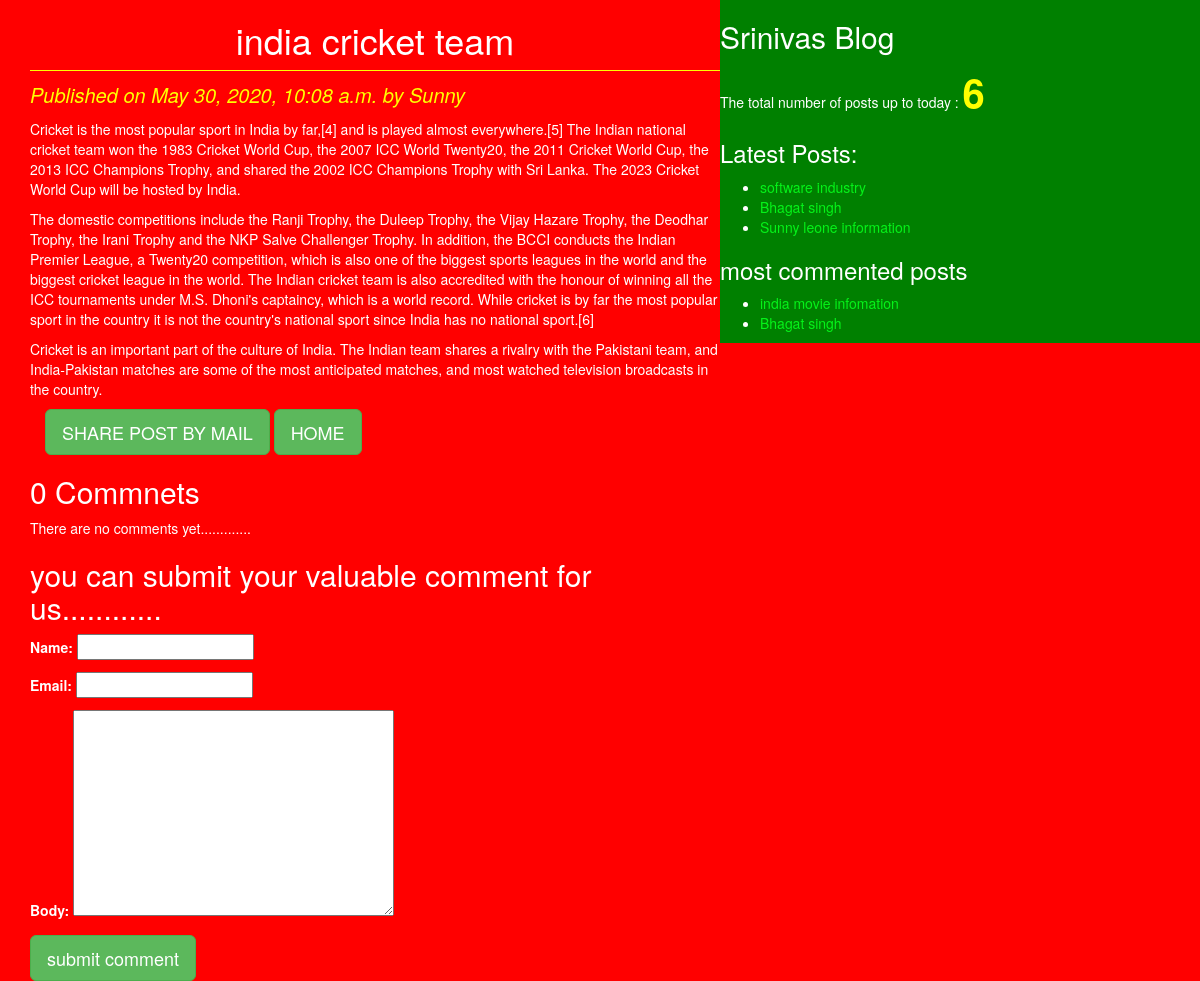
The page /2020/05/30/india-cricket-team/ on the database its author committed.
### blog/models.py (models this page shows, shortened)
class Post(models.Model):
    STATUS_CHOICES=(('draft','Draft'),('published','Published'))
    title=models.CharField(max_length=256)
    slug=models.SlugField(max_length=264,unique_for_date='publish')
    author=models.ForeignKey(User,related_name='blog_posts',on_delete=models.CASCADE)
    body=models.TextField(max_length=5000)
    publish=models.DateTimeField(default=timezone.now)
    created=models.DateTimeField(auto_now_add=True)
    updated=models.DateTimeField(auto_now=True)
    status=models.CharField(max_length=256,choices =STATUS_CHOICES,default='draft')
    objects=CustomManager()
    tags=TaggableManager()
    class Meta:
        ordering=('-publish',)
    def get_absoulte_url(self):
        return reverse('post_detail',args=[self.publish.year,self.publish.strftime('%m'),self.publish.strftime('%d'),self.slug])

### blog/views.py (the view)
# urls.py: url('(?P<year>\d{4})/(?P<month>\d{2})/(?P<day>\d{2})/(?P<post>[-\w]+)/$', views.post_detail_view,name='post_detail'),
def post_detail_view(request,year,month,day,post):
    post=get_object_or_404(Post,slug=post,status='published',publish__year=year,publish__month=month,publish__day=day)
    comments=post.comments.filter(active=True)
    csubmit=False
    if request.method=='POST':
        form=CommentForm(request.POST)
        if form.is_valid():
            new_comment=form.save(commit=False)
            new_comment.post=post
            new_comment.save()
            csubmit=True
    else:
        form=CommentForm()
    return render(request,'blog/post_detail.html',{'post':post,'form':form,'csubmit':csubmit,'comments':comments})

### blog/forms.py
class CommentForm(forms.ModelForm):
    class Meta:
        model=Comment
        fields=('name','email','body')

### blog/models.py (called while the page is built)
    def get_queryset(self):
        return super().get_queryset().filter(status='published')

### blog/templatetags/blog_tags.py (called while the page is built)
@register.simple_tag
def total_posts():
    return Post.objects.count()

@register.inclusion_tag('blog/latest_posts123.html')
def show_latest_posts():
    latest_posts=Post.objects.order_by('-publish')[:3]
    return {'latest_posts':latest_posts}

@register.simple_tag
def get_most_commented_posts():
    return Post.objects.annotate(total_comments=Count('comments')).order_by('-total_comments')[:2]

### templates/blog/post_detail.html (shortened to what this page needs)
<!DOCTYPE html>
{%extends 'blog/base.html'%}
{%block content%}
<h1>{{post.title}}</h1>
<p id='date'>Published on {{post.publish}} by {{post.author|title}}</p>
{{post.body|linebreaks}}
<div class="container" align="centers">
  <a href="/{{post.id}}/share" class="btn btn-lg btn-success">SHARE POST BY MAIL</a>
  <a href="/" class="btn btn-lg btn-success">HOME</a>
</div>
{% with comments.count as comments_count %}
<h2>{{comments_count}} Commnet{{comments_count|pluralize}}</h2>
{%endwith%}
{% if comments %}
{% for comment in  comments %}
<p id='ch'> comment  {{forloop.counter}} by {{comment.name}} on  {{comment.created}} </p>
<div class="cb">
  {{comment.body|linebreaks}}
</div>
{%endfor%}
<hr>
{%else%}
<p>There are no comments yet.............</p>
{%endif%}
{%if csubmit%}
<h2>Your comment added success................</h2>
{%else%}
<h2>you can submit your valuable comment for us............ </h2>
<form class="" action="" method="post">
  {{form.as_p}}
  <input type="submit" name="" class='btn btn-lg btn-success' value="submit comment">
</form>
{%endif%}
{%endblock%}

### templates/blog/base.html (shortened to what this page needs)
<!DOCTYPE html>
{%load blog_tags%}
{%load static%}
<html lang="en" dir="ltr">
  <head>
    <link rel="stylesheet" href="https://stackpath.bootstrapcdn.com/bootstrap/3.4.1/css/bootstrap.min.css">
<link rel="stylesheet" href="{%static "css/blog.css" %}">
  </head>
  <body>
<div class="content">
  {%block content%}
  {%endblock%}
</div>
<div class="sidebar">
  <h2>Srinivas Blog</h2>
  <p>The total number of posts up to today :
<span id="pcount">{%total_posts%}</span>
    </p>
    <h3>Latest Posts:</h3>{%show_latest_posts%}
    <h3>most commented posts</h3>
    {% get_most_commented_posts as most_commented_posts%}
    <ul>
      {% for post in most_commented_posts %}
      <li>  <a href="{{post.get_absoulte_url}}">{{post.title}} </a></li>
      {%endfor%}
    </ul>
</div>
  </body>
</html>

### templates/blog/latest_posts123.html
<ul>
{% for post in latest_posts%}
<li><a href="{{post.get_absoulte_url}}">{{post.title}} </a></li>
{%endfor%}
</ul>

### static/css/blog.css (style rules this page uses)
.content { width:60%; float: left; padding: 0 0 0 30px; background: red; height: 100%; }
.sidebar { width:40%; float: right; padding: 10 ; background: green; height: 100%; }
h1 { text-align: center; border-bottom: 1px solid yellow; padding-bottom: 10px; }
body { color: white; background: red; }
#date { color: yellow; font-size: 20px; font-style: italic; }
a { color:#05f219; }
input { color:black; }
textarea { color:black; }
#pcount { font-size: 40px; color: yellow; font-weight: bold; }

### rows shown on the page
Post: title "india cricket team", publish "May 30, 2020, 10:08 a.m.", author "Sunny", body "Cricket is the most popular sport in India by far,[4] and is played almost everywhere.[5] The Indian national cricket team won the 1983 Cricket World Cup, the 2007 ICC World Twenty20, the 2011 Cricket World Cup, the 2013 ICC Champions Trophy, and shared the 2002 ICC Champions Trophy with Sri Lanka. The 2023 Cricket World Cup will be hosted by India. The domestic competitions include the Ranji Trophy, the Duleep Trophy, the Vijay Hazare Trophy, the Deodhar Trophy, the Irani Trophy and the NKP Salve Challenger Trophy. In addition, the BCCI conducts the Indian Premier League, a Twenty20 competition, which is also one of the biggest sports leagues in the world and the biggest cricket league in…"
Post: title "software industry"
Post: title "Bhagat singh"
Post: title "Sunny leone information"
Post: title "india movie infomation"

### other values the page prints
{{ comments_count }} "0"
